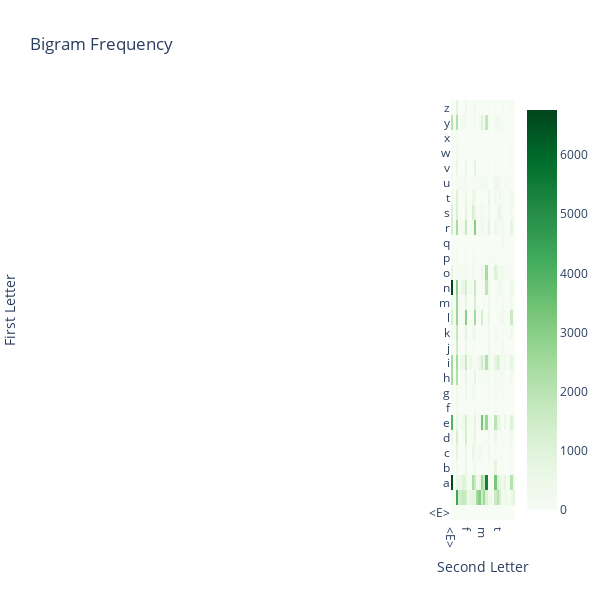

Notebook code cell kept with this figure:
### Code cell
import plotly.graph_objs as go
import numpy as np

# Convert bigram frequencies to letter frequencies
freq_letters = {(idx_to_char[k[0]], idx_to_char[k[1]]): v for k,v in freq.items()}
# Get list of letters and their frequencies
letters = sorted(list(set([c for bigram in freq_letters.keys() for c in bigram])))
freqs = np.zeros((len(letters), len(letters)))
for i, c1 in enumerate(letters):
    for j, c2 in enumerate(letters):
        freqs[i,j] = freq_letters.get((c1,c2), 0)

# Create heatmap
fig = go.Figure(data=go.Heatmap(
                   z=freqs,
                   x=letters,
                   y=letters,
                   colorscale='Greens',
                   zmin=0,
                   zmax=np.max(freqs),
                   hovertemplate='Frequency: %{z}<extra></extra>'))
fig.update_layout(
    title='Bigram Frequency',
    xaxis_title='Second Letter',
    yaxis_title='First Letter',
    width=600,
    height=600,
)
fig.show()

### Figure 1 — Plotly figure (JSON) as saved in the notebook; plotly's stock layout.template omitted (floating-point values rounded to 4 significant figures; data arrays with more than 128 entries replaced by an {"elided": "..."} marker saying what was removed)
{"data": [{"colorscale": [[0, "rgb(247,252,245)"], [0.125, "rgb(229,245,224)"], [0.25, "rgb(199,233,192)"], [0.375, "rgb(161,217,155)"], [0.5, "rgb(116,196,118)"], [0.625, "rgb(65,171,93)"], [0.75, "rgb(35,139,69)"], [0.875, "rgb(0,109,44)"], [1, "rgb(0,68,27)"]], "hovertemplate": "Frequency: %{z}<extra></extra>", "type": "heatmap", "x": ["<E>", "<S>", "a", "b", "c", "d", "e", "f", "g", "h", "i", "j", "k", "l", "m", "n", "o", "p", "q", "r", "s", "t", "u", "v", "w", "x", "y", "z"], "y": ["<E>", "<S>", "a", "b", "c", "d", "e", "f", "g", "h", "i", "j", "k", "l", "m", "n", "o", "p", "q", "r", "s", "t", "u", "v", "w", "x", "y", "z"], "z": {"elided": "28x28 int values"}, "zmax": 6763, "zmin": 0}], "layout": {"height": 600, "title": {"text": "Bigram Frequency"}, "width": 600, "xaxis": {"title": {"text": "Second Letter"}}, "yaxis": {"title": {"text": "First Letter"}}}}
